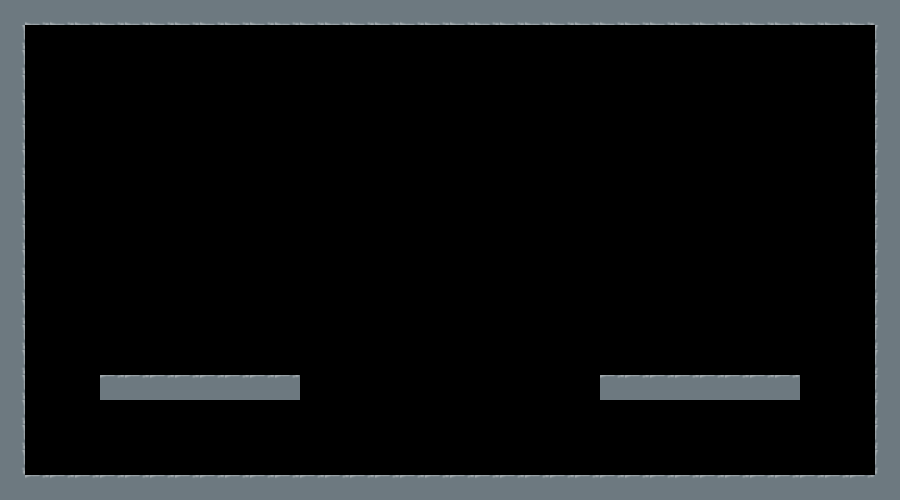

A 2D game scene composited from a Tiled map and its tileset images. What follows is a short description and the map's XML, with each tile layer's data collapsed to a summary:
An orthogonal 36x20 tile map with 25x25 px tiles, 1 tile layer (CollisionLayer).

<map version="1.0" orientation="orthogonal" renderorder="right-down" width="36" height="20" tilewidth="25" tileheight="25" nextobjectid="1">
 <tileset firstgid="1" name="metal" tilewidth="25" tileheight="25">
  <image source="../img/tilesets/metalTiles.png" width="150" height="25" />
  <tile id="0">
   <properties>
    <property name="tileType" value="solid" />
   </properties>
  </tile>
  <tile id="5">
   <properties>
    <property name="tileType" value="air" />
   </properties>
  </tile>
 </tileset>
 <layer name="CollisionLayer" width="36" height="20">
  <data>[720 cells, 720 non-empty, 6 distinct tile ids]</data>
 </layer>
</map>